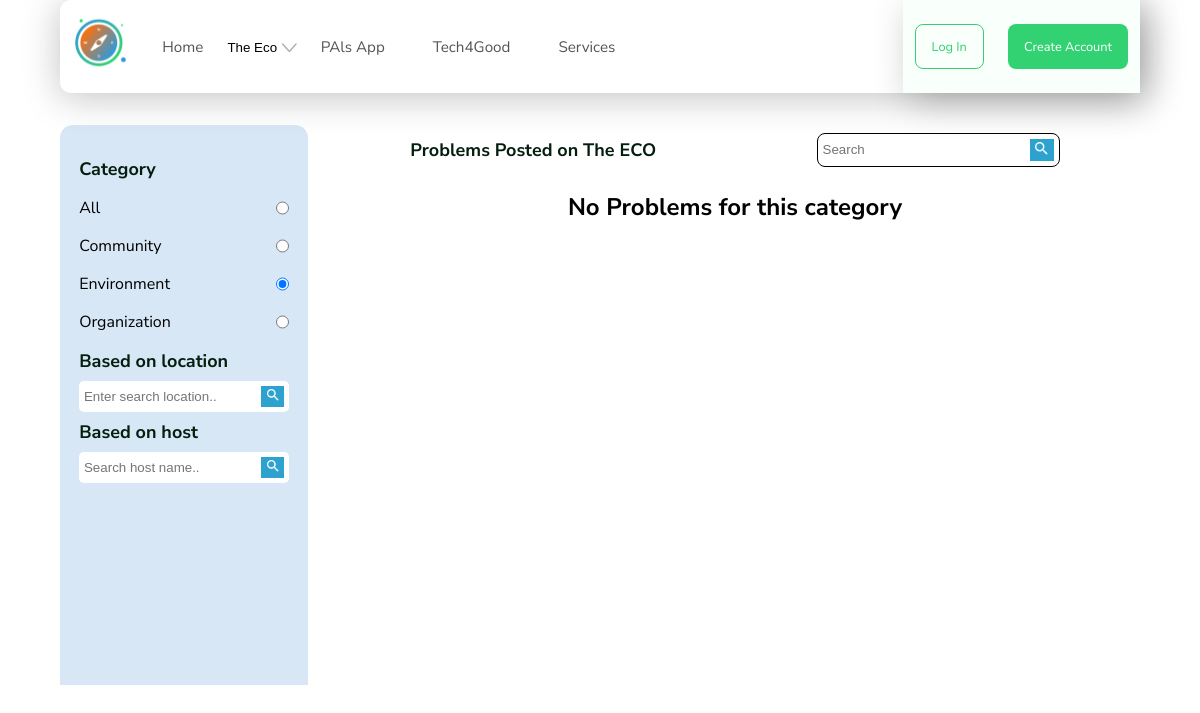
The page /problem/environment/ on the database as committed earlier.
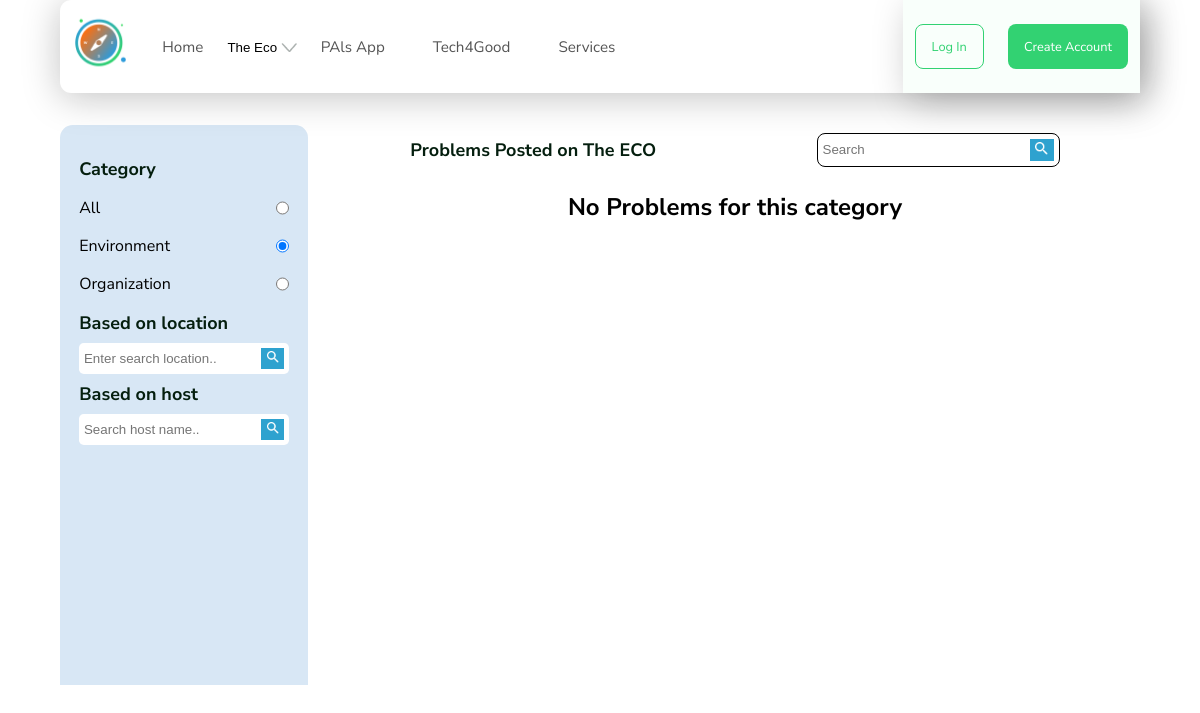
The same page on the database as committed later.
### ecoplatform/models.py (models this page shows, shortened)
class Category(models.Model):
    name = models.CharField(max_length=50)
    image = models.ImageField(upload_to='category/', blank=True, null=True)
    slug = models.SlugField(blank=True, null=True)
    class Meta:
        verbose_name = 'category'
        verbose_name_plural = 'categories'
    def __str__(self):
        return self.name

### ecoplatform/views.py (the view)
# urls.py: path('problem/', views.problemListView, name='problem_list'),
def problemListView(request, category_slug=None):
    category = None
    problem_list = Problem.objects.all()
    category_list = Category.objects.annotate(total_problems=Count('problem'))
    selected_category_slug = 'All'  # default to "All" category
    if category_slug:
        category = get_object_or_404(Category, slug=category_slug)
        problem_list = problem_list.filter(category=category)
        selected_category_slug = category_slug
    context = {
        'problem_list': problem_list,
        'category_list': category_list,
        'category': category,
        'selected_category_slug': selected_category_slug,  # pass selected category slug to template
    }
    return render(request, 'ecoplatform/problem_list.html', context)

### templates/ecoplatform/problem_list.html (shortened to what this page needs)
{% extends 'base.html' %}
{% load static %}
{% block content %}
<section class="main-content">
    <aside class="category">
        <div class="cat-wrapper">
            <h5>Category</h5>
            <div class="radio">
                <div>
                    <label for="All">All</label>
                    <input type="radio" name="category" id="All" value="All" {% if selected_category_slug == 'All' %}checked{% endif %}
                        onclick="location.href='{% url 'ecoplatform:problem_list' %}'">
                </div>
                {% for category in category_list %}
                    <div>
                        <label for="{{category.slug}}">{{category}}</label>
                        <input type="radio" name="category" id="{{category.slug}}" value="{{category.slug}}" {% if selected_category_slug == category.slug %}checked{% endif %}
                            onclick="location.href='{% url 'ecoplatform:problem_list_category' category.slug %}'">
                    </div>
                {% endfor%}
            </div>
            <h5>Based on location</h5>
            <form>
                <input type="text" name="" id="" placeholder="Enter search location..">
                <button><img src="{% static 'images/category/search.png' %}" alt="search button"></button>
            </form>
            <h5>Based on host</h5>
            <form>
                <input type="text" name="" id="" placeholder="Search host name..">
                <button><img src="{% static 'images/category/search.png' %}" alt="search button"></button>
            </form>
        </div>
    </aside>
    <main class="card-main">
        <div class="heading">
            <h5>Problems Posted on The ECO</h5>
            <div class="search">
                <form>
                    <input type="text" name="" id="" placeholder="Search">
                    <button><img src="{% static 'images/category/search.png' %}" alt="search button"></button>
                </form>
            </div>
        </div>
        {% for problem in problem_list %}
         <div class="card">
            <div class="card-wrapper">
                <div class="card-header">
                    <div class="post-location">
                        <img src="{% static 'images/card/Pindrop.png' %}" alt=""><span class="text-fix">Ikeja,Lagos</span>
                    </div>
                    <div class="eco-cat">
                        <p class="text-fix">Eco Community: <a href="">Community</a></p>
                    </div>
                    <div class="goal">
                        <p class="text-fix">UNSdg Goal: </p><img src="{% static 'images/card/eco.png' %}" alt="">
                    </div>
                </div>
                <hr>
                <div class="card-details">
                    <p>Lorem ipsum dolor sit amet consectetur adipisicing elit. Id minus delectus aliquam optio
                        sunt ab. Explicabo magnam natus, eius officia et perferendis, aperiam molestiae libero
                        numquam maxime ab dolorum hic. Lorem ipsum dolor sit amet consectetur adipisicing elit.
                        Molestias odit obcaecati libero ex rerum voluptates quibusdam at veritatis iure. Dolorem
                        maxime fugiat omnis dolorum excepturi quaerat itaque facilis tempora natus!</p>
                    <div class="detail-img">
                        <img src="{% static 'images/card/Rectangle 574(1).png' %}" alt="" class="first">
                        <div class="second">
                            <img src="{% static 'images/card/lake.png' %}" alt="">
                            <img src="{% static 'images/card/waterbottle.png' %}" alt="">
                        </div>
                    </div>
                </div>
                <div class="card-footer">
                    <button class="up-count">
                        <img src="{% static 'images/card/upvote.png' %}" alt="">
                        <span>1,354</span>
                    </button>
                    <button class="down-count">
                        <img src="{% static 'images/card/downvote.png' %}" alt="">
                        <span>456</span>
                    </button>
                    <button class="idea-count">
                        <img src="{% static 'images/card/idea.png' %}" alt="">
                        <span>456</span>
                    </button>
                    <a href="details-page.html" class="card-link">
                        Link to problem
                    </a>
                </div>
            </div>
        </div>
        {% empty %}
        <h4 style="text-align:center;">No Problems for this category</h4>
        {% endfor %}
    </main>
</section>
{% endblock content %}

### templates/base.html (shortened to what this page needs)
{% load static %}
<!DOCTYPE html>
<html lang="en">
<head>
    <link href="https://cdn.jsdelivr.net/npm/remixicon@2.5.0/fonts/remixicon.css" rel="stylesheet">
    <link rel="stylesheet" href="{% static 'scss/main.css' %}">
     <link rel="stylesheet" type="text/css"
     href="https://cdnjs.cloudflare.com/ajax/libs/OwlCarousel2/2.2.1/assets/owl.carousel.min.css">
    <link rel="stylesheet" type="text/css"
     href="https://cdnjs.cloudflare.com/ajax/libs/OwlCarousel2/2.2.1/assets/owl.theme.default.min.css">
</head>
<body>
        <div class="body-wrapper">
            {% include 'components/navbar.html' %}
            {% block content %}
            {% endblock content %}
        </div>
</body>

### templates/components/navbar.html (shortened to what this page needs)
{% load static %}
<nav>
    <div class="logo">
        <img src="{% static 'images/notification/logo 3(1).png' %}" alt="Eco logo">
    </div>
    <div class="right-side__nav hidden">
        <div class="nav-links toggler">
            <a href="index.html">Home</a>
            <div class="dropdown">
                <button class="dropbtn">The Eco
                    <img src="{% static 'images/notification/arrowdown.png' %}" alt="arrow down"
                    class="eco-img">
                </button>
            </div>
            <a href="#">PAls App</a>
            <a href="#">Tech4Good</a>
            <a href="#">Services</a>
        </div>
        {% if user.id is None %}
            <div class="connect toggler skew">
                <a href="{% url 'ecousers:login' %}" id="login1">Log In</a>
                <a href="{% url 'ecousers:register' %}" id="create1">Create Account</a>
            </div>
        {% else %}
            <div class="connect toggler skew">
                <a href="{% url 'ecousers:logout' %}" id="login1">Log Out</a>
                <a href="{% url 'ecousers:dashboard' %}" id="create1">{{user.first_name|capfirst}} || Dashboard</a>
            </div>
        {% endif %}
    </div>
</nav>

### static/scss/main.css (style rules this page uses)
html { scroll-behavior: smooth; }
* { margin: 0; padding: 0; box-sizing: border-box; }
body { max-width: 1440px; margin: auto; font-family: "Nunito Sans", sans-serif; }
h4 { font-size: clamp(1.3rem, 2vw, 1.5rem); }
h5 { font-size: 1.125em; color: rgb(4, 30, 14); }
a { color: inherit; text-decoration: none; }
img { -o-object-fit: cover; object-fit: cover; -o-object-position: center; object-position: center; }
button { background: transparent; border: 0px; cursor: pointer; }
.hidden { display: none; }
.body-wrapper { margin: 0 auto; width: 90%; }
nav { display: flex; justify-content: space-between; align-items: center; background: white; box-shadow: 0px 4px 37px rgba(13, 13, 13, 0.2509803922); border-radius: 0.7rem 0 0 0.7rem; position: sticky; top: 0; z-index: 10000; }
nav .logo { width: 5%; margin-left: 0.8rem; margin-right: 0.8rem; }
nav .logo img { width: 100%; }
nav .right-side__nav { display: flex; justify-content: space-between; width: 95%; align-items: center; }
nav .nav-links { flex-grow: 1; width: 60%; display: flex; align-items: center; }
nav .nav-links a { margin: 0 1.5rem; color: rgb(84, 84, 84); font-size: 0.95rem; }
nav .connect { background: #f9fffb; padding: 1.5rem 12px; margin-left: auto; display: flex; justify-content: space-around; gap: 24px; align-items: center; box-shadow: 8px 8px 37px rgba(13, 13, 13, 0.25); }
nav .connect a { font-family: inherit; font-size: 1em; height: 45px; border: 0px; border-radius: 8px; padding: 8px 16px; font-size: 0.8rem; display: flex; align-items: center; }
nav .connect #login1 { border: 1px solid #32d272; color: #32d272; }
nav .connect #create1 { background-color: #32d272; color: white; }
.cat-wrapper { padding: 2rem 1.2rem 1.2rem 1.2rem; }
.cat-wrapper h5 { font-size: 1.125em; }
.cat-wrapper form { width: 100%; display: flex; justify-content: space-between; align-items: center; background-color: white; padding: 0.3rem 0.3rem; border-radius: 0.3rem; margin: 0.5rem 0; }
.cat-wrapper form input { border: 0; background: transparent; }
.cat-wrapper form button { border: 0; background: transparent; background-color: rgb(46, 162, 207); padding: 0.2rem; }
.cat-wrapper form button img { width: 70%; }
.category { width: 23%; background-color: #D8E7F5; border-radius: 0.8rem 0.8rem 0rem 0rem; height: 70vh; position: sticky; top: 7.5rem; }
.radio div { width: 100%; display: flex; justify-content: space-between; margin: 1rem 0; }
.card-main { width: 75%; }
.card-main .heading { margin-bottom: 1rem; }
.card-main .heading .search { display: flex; width: 30%; }
.card-main .heading form { width: 100%; display: flex; justify-content: space-between; align-items: center; background-color: white; border: 1px solid black; padding: 0.3rem 0.3rem; border-radius: 0.5rem; margin: 0.5rem 0; }
.card-main .heading form input { border: 0; background: transparent; }
.card-main .heading form button { border: 0; background: transparent; background-color: rgb(46, 162, 207); padding: 0.2rem; }
.card-main .heading form button img { width: 70%; }
.main-content { display: flex; justify-content: space-between; margin-top: 2rem; }
.heading { width: 100%; display: flex; justify-content: space-around; align-items: center; }

Rows that differ between the two databases and show on the page:
removed Category: name "Community", slug "☐ Community"
